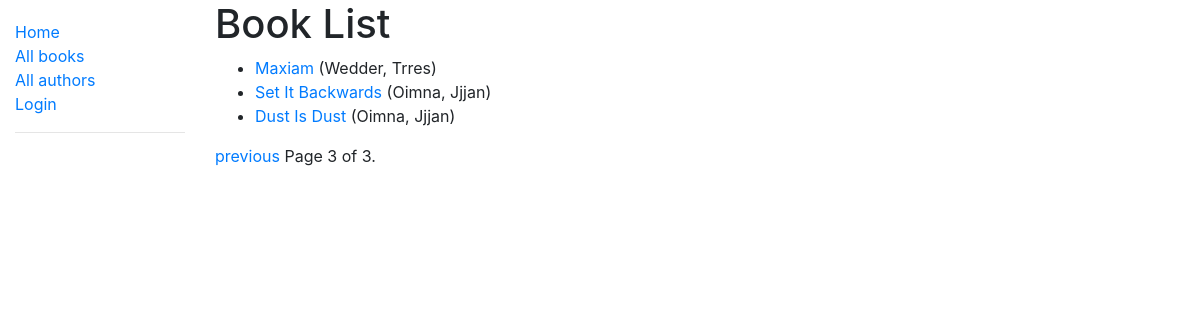
The page /catalog/books/?page=3 on the database as committed earlier.
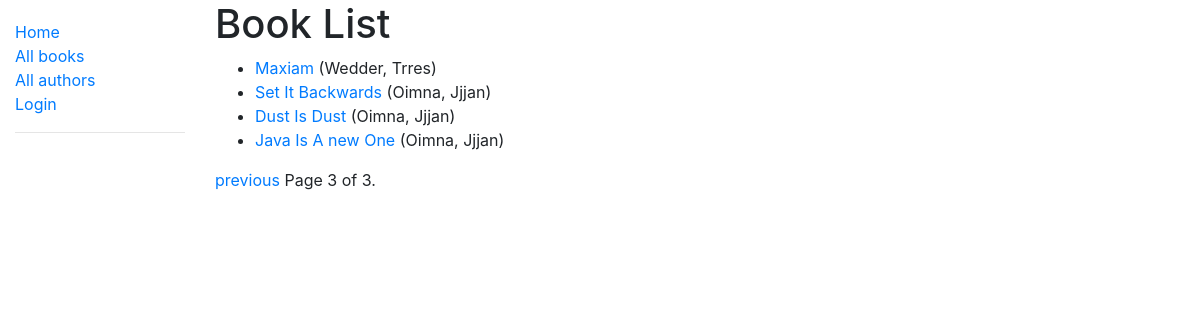
The same page on the database as committed later.
### catalog/models.py (models this page shows, shortened)
class Book(models.Model):
    title = models.CharField(max_length=200)
    author = models.ForeignKey('Author', on_delete=models.SET_NULL, null=True)
    summary = models.TextField(max_length=1000, help_text='Enter a brief description of the book')
    isbn = models.CharField('ISBN', max_length=13, help_text='13 Character <a href="https://www.isbn-international.org/content/what-isbn">ISBN number</a>')
    genre = models.ManyToManyField(Genre, help_text='Select a genre for this book')
    language = models.ForeignKey('Language', on_delete=models.SET_NULL, null=True)
    def get_absolute_url(self):
        return reverse('book-detail', args=[str(self.id)])
    def display_genre(self):
        """Create a string for the Genre. This is required to display genre in Admin."""
        return ', '.join(genre.name for genre in self.genre.all()[:3])
    display_genre.short_description = 'Genre'

class Author(models.Model):
    first_name = models.CharField(max_length=100)
    last_name = models.CharField(max_length=100)
    date_of_birth = models.DateField(null=True, blank=True)
    date_of_death = models.DateField('Died', null=True, blank=True)
    class Meta:
        ordering = ['last_name', 'first_name']
    def __str__(self):
        return f'{self.last_name}, {self.first_name}'
    '''
    # the following two functions can be used to validate the birth date
    def clean(self):
        if self.date_of_death < self.date_of_birth:
            raise ValidationError(_('death date %(death)s is before birth date%(birth)s'),
                params={'death': self.date_of_death, 'birth': self.date_of_birth})

    def save(self, *args, **kwargs):
        self.full_clean()
        return super(Author, self).save(*args, **kwargs)
    '''

### catalog/views.py (the view)
# urls.py: path('books/', views.BookListView.as_view(), name='books'),
class BookListView(generic.ListView):
    model = Book
    paginate_by = 5

### catalog/templates/catalog/book_list.html
{% extends "base_generic.html" %}
{% block content %}
  <h1>Book List</h1>
  {% if book_list %}
  <ul>
    {% for book in book_list %}
      <li>
        <a href="{{ book.get_absolute_url }}">{{ book.title }}</a> ({{book.author}})
      </li>
    {% endfor %}
  </ul>
  {% else %}
    <p>There are no books in the library.</p>
  {% endif %}
{% endblock %}

Rows that differ between the two databases and show on the page:
added Book: title "Java Is A new One", author "Oimna, Jjjan"
